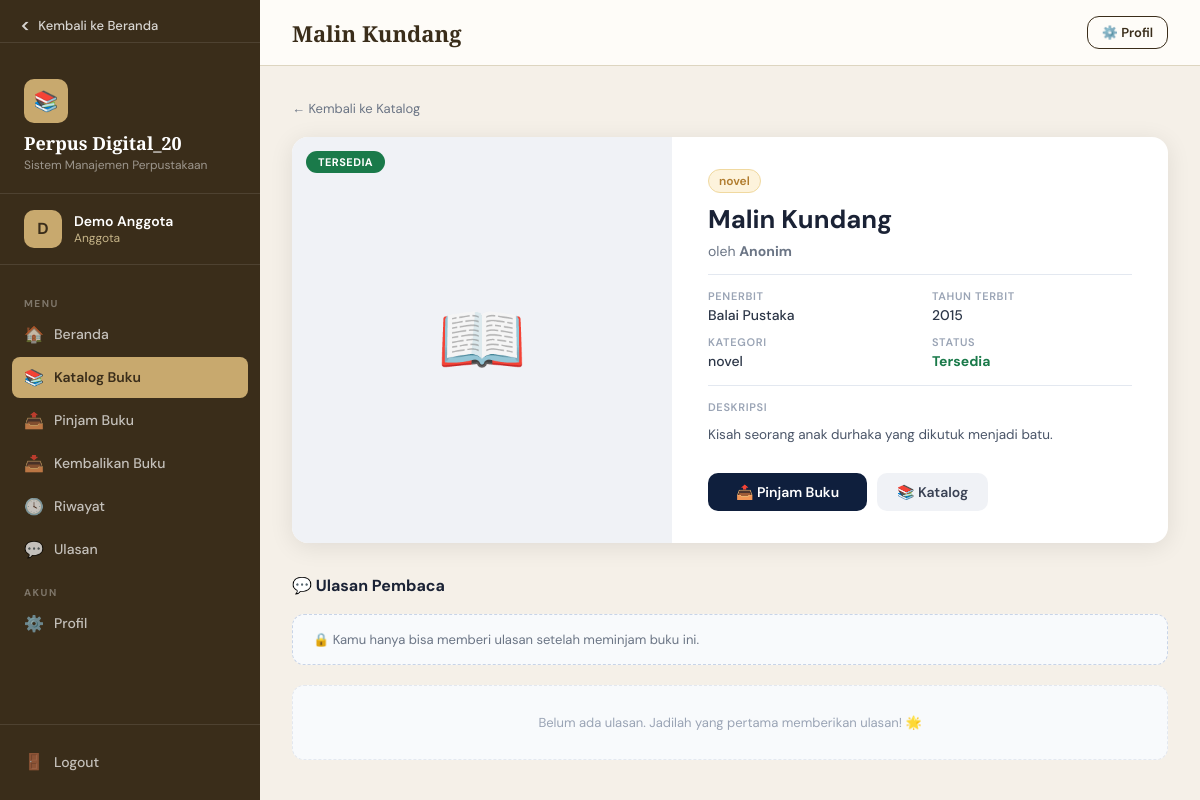
The page /perpus_20/anggota/detail.php?id=2 (signed in) on the database its author committed.
### tables this page shows
CREATE TABLE IF NOT EXISTS `buku` (
  `id_buku` int(11) NOT NULL AUTO_INCREMENT,
  `judul_buku` varchar(100) NOT NULL,
  `id_kategori` int(11) NOT NULL,
  `pengarang` varchar(100) NOT NULL,
  `penerbit` varchar(100) NOT NULL,
  `tahun_terbit` year(4) NOT NULL,
  `gambar_buku` longblob NOT NULL,
  `deskripsi_buku` text NOT NULL,
  `status` enum('tersedia','tidak') NOT NULL DEFAULT 'tersedia',
  PRIMARY KEY (`id_buku`),
  FOREIGN KEY (`id_kategori`) REFERENCES `kategori` (`id_kategori`) ON DELETE CASCADE ON UPDATE CASCADE
);

CREATE TABLE IF NOT EXISTS `kategori` (
  `id_kategori` int(11) NOT NULL AUTO_INCREMENT,
  `nama_kategori` varchar(100) NOT NULL,
  PRIMARY KEY (`id_kategori`)
);

### perpus_20/anggota/detail.php (the view, shortened to what this page needs)
<?php
$db         = getDB();
$id         = (int)($_GET['id'] ?? 0);
$id_anggota = $_SESSION['user_id'];
$stmt = $db->prepare("SELECT b.*, k.nama_kategori FROM buku b JOIN kategori k ON b.id_kategori=k.id_kategori WHERE b.id_buku=? LIMIT 1");
$stmt->bind_param('i', $id);
$stmt->execute();
$b = $stmt->get_result()->fetch_assoc();
$cek = $db->prepare("SELECT * FROM transaksi WHERE id_anggota=? AND id_buku=? AND status_transaksi='Peminjaman' LIMIT 1");
$cek->bind_param('ii', $id_anggota, $id);
$cek->execute();
$sudah_pinjam = $cek->get_result()->fetch_assoc();
$pernah = $db->prepare("SELECT * FROM transaksi WHERE id_anggota=? AND id_buku=? LIMIT 1");
$pernah->bind_param('ii', $id_anggota, $id);
$pernah->execute();
$pernah_pinjam = $pernah->get_result()->fetch_assoc();
$cek_ul = $db->prepare("SELECT * FROM ulasan_buku WHERE id_anggota=? AND id_buku=? LIMIT 1");
$cek_ul->bind_param('ii', $id_anggota, $id);
$cek_ul->execute();
$ulasan_saya = $cek_ul->get_result()->fetch_assoc();
$col_check  = $db->query("SHOW COLUMNS FROM ulasan_buku LIKE 'rating'");
$has_rating = $col_check->num_rows > 0;
$sel_rating = $has_rating ? "u.rating" : "5 as rating";
$ulasan_list = $db->query("
    SELECT u.id_ulasan, u.text, $sel_rating, u.id_anggota,
           a.nama_anggota, a.kelas
    FROM ulasan_buku u
    JOIN anggota a ON u.id_anggota = a.id_anggota
    WHERE u.id_buku = $id
    ORDER BY u.id_ulasan DESC
");
$pageTitle = htmlspecialchars($b['judul_buku']);
$activeNav = 'katalog';
$role      = 'Anggota';
include __DIR__ . '/../includes/layout.php';
?>
<div class="detail-wrap">
  <a href="katalog.php" class="back-link">← Kembali ke Katalog</a>
  <div class="detail-card">
    <div class="detail-cover">
      <?php
        $img_src = '';
      ?>
      <?php if ($img_src): ?>
        <img src="<?= htmlspecialchars($img_src) ?>" alt="cover">
      <?php else: ?> 📖 <?php endif ?>
      <span class="status-badge <?= $b['status']==='tersedia'?'status-tersedia':'status-dipinjam' ?>">
        <?= $b['status']==='tersedia' ? 'TERSEDIA' : 'DIPINJAM' ?>
      </span>
    </div>
    <div class="detail-info">
      <span class="detail-kategori"><?= htmlspecialchars($b['nama_kategori']) ?></span>
      <h1 class="detail-judul"><?= htmlspecialchars($b['judul_buku']) ?></h1>
      <p class="detail-pengarang">oleh <strong><?= htmlspecialchars($b['pengarang']) ?></strong></p>
      <hr class="detail-divider">
      <div class="detail-meta">
        <div class="meta-item"><label>Penerbit</label><span><?= htmlspecialchars($b['penerbit']?:'-') ?></span></div>
        <div class="meta-item"><label>Tahun Terbit</label><span><?= htmlspecialchars($b['tahun_terbit']?:'-') ?></span></div>
        <div class="meta-item"><label>Kategori</label><span><?= htmlspecialchars($b['nama_kategori']) ?></span></div>
        <div class="meta-item">
          <label>Status</label>
          <span style="color:<?= $b['status']==='tersedia'?'#1a7a4a':'#d93025' ?>;font-weight:700;">
            <?= $b['status']==='tersedia'?'Tersedia':'Tidak Tersedia' ?>
          </span>
        </div>
      </div>
      <?php if ($b['deskripsi_buku']): ?>
      <hr class="detail-divider">
      <div class="detail-deskripsi-label">Deskripsi</div>
      <div class="detail-deskripsi"><?= nl2br(htmlspecialchars($b['deskripsi_buku'])) ?></div>
      <?php endif ?>
      <div class="detail-actions">
        <?php if ($sudah_pinjam): ?>
          <span class="already-borrowed">⚠️ Kamu sudah meminjam buku ini</span>
        <?php elseif ($b['status']==='tersedia'): ?>
          <a href="pinjam.php?id=<?= $b['id_buku'] ?>" class="btn-pinjam">📤 Pinjam Buku</a>
        <?php else: ?>
          <button class="btn-disabled-d" disabled>Tidak Tersedia</button>
        <?php endif ?>
        <a href="katalog.php" class="btn-back">📚 Katalog</a>
      </div>
    </div>
  </div>
  <div class="ulasan-section">
    <div class="ulasan-header">
      <h3>💬 Ulasan Pembaca</h3>
    </div>
    <?php if ($pernah_pinjam): ?>
    <div class="ulasan-form">
      <h4><?= $ulasan_saya ? '✏️ Ulasan Kamu' : '✍️ Tulis Ulasan' ?></h4>
      <form method="POST">
        <input type="hidden" name="act_ulasan" value="<?= $ulasan_saya ? 'edit' : 'add' ?>">
        <div class="star-picker">
          <?php
            $cur = (int)($ulasan_saya['rating'] ?? 5);
            for ($i = 5; $i >= 1; $i--):
          ?>
          <input type="radio" name="rating" id="s<?= $i ?>" value="<?= $i ?>" <?= $cur==$i?'checked':'' ?>>
          <label for="s<?= $i ?>">★</label>
          <?php endfor ?>
        </div>
        <textarea name="text" placeholder="Bagaimana pendapatmu tentang buku ini?" required><?= htmlspecialchars($ulasan_saya['text'] ?? '') ?></textarea>
        <div class="form-actions">
          <button type="submit" class="btn-ul-submit">
            <?= $ulasan_saya ? '💾 Perbarui Ulasan' : '📨 Kirim Ulasan' ?>
          </button>
          <?php if ($ulasan_saya): ?>
          <button type="submit" name="act_ulasan" value="delete" class="btn-ul-delete"
            onclick="return confirm('Hapus ulasan ini?')">🗑️ Hapus</button>
          <?php endif ?>
        </div>
      </form>
    </div>
    <?php else: ?>
    <div class="locked-msg">
      🔒 Kamu hanya bisa memberi ulasan setelah meminjam buku ini.
    </div>
    <?php endif ?>
    <div class="ulasan-list">
      <?php if ($ulasan_list->num_rows === 0): ?>
        <div class="empty-ul">Belum ada ulasan. Jadilah yang pertama memberikan ulasan! 🌟</div>
      <?php endif ?>
    </div>
  </div>
</div>
<?php include __DIR__ . '/../includes/layout_footer.php' ?>

### perpus_20/includes/layout.php (shortened to what this page needs)
<?php
$role = $role ?? 'admin';
$baseRole = strtolower($role);
$userName = $_SESSION['nama'] ?? 'User';
$userLevel = $_SESSION['role'] ?? $role;
function navItem($href, $icon, $label, $activeNav, $current) {
    $active = ($activeNav === $current) ? ' active' : '';
    echo "<a href=\"{$href}\" class=\"nav-link{$active}\"><span class=\"nav-icon\">{$icon}</span>{$label}</a>";
}
?>
<!DOCTYPE html>
<html lang="id">
<head>
<link rel="stylesheet" href="<?= BASE_URL ?>/assets/css/style.css">
</head>
<body>
<div class="layout">
  <aside class="sidebar">
    <div class="sidebar-home">
      <a href="<?= BASE_URL ?>/index.php">
        <span class="home-icon"><</span>
        <span>Kembali ke Beranda</span>
      </a>
    </div>
    <div class="sidebar-brand">
      <div class="brand-icon">📚</div>
      <h2>Perpus Digital_20</h2>
      <p>Sistem Manajemen Perpustakaan</p>
    </div>
    <div class="sidebar-user">
      <div class="user-avatar"><?= strtoupper(substr($userName,0,1)) ?></div>
      <div class="user-info">
        <div class="name"><?= htmlspecialchars($userName) ?></div>
        <div class="role"><?= htmlspecialchars($userLevel) ?></div>
      </div>
    </div>
    <nav class="sidebar-nav">
      <?php if ($baseRole === 'admin' || $baseRole === 'petugas'): ?>
        <div class="nav-section-title">Menu Utama</div>
        <?php navItem(BASE_URL."/{$baseRole}/dashboard.php", '🏠', 'Dashboard', $activeNav, 'dashboard') ?>
        <?php if ($baseRole === 'admin'): ?>
          <?php navItem(BASE_URL."/{$baseRole}/pengguna.php", '👤', 'Pengguna', $activeNav, 'pengguna') ?>
        <?php endif ?>
        <?php navItem(BASE_URL."/{$baseRole}/anggota.php", '🎓', 'Anggota', $activeNav, 'anggota') ?>
        <div class="nav-section-title">Koleksi</div>
        <?php navItem(BASE_URL."/{$baseRole}/kategori.php", '🏷️', 'Kategori', $activeNav, 'kategori') ?>
        <?php navItem(BASE_URL."/{$baseRole}/buku.php", '📖', 'Buku', $activeNav, 'buku') ?>
        <div class="nav-section-title">Sirkulasi</div>
        <?php navItem(BASE_URL."/{$baseRole}/transaksi.php", '🔄', 'Transaksi', $activeNav, 'transaksi') ?>
        <?php navItem(BASE_URL."/{$baseRole}/denda.php", '💰', 'Denda', $activeNav, 'denda') ?>
        <?php navItem(BASE_URL."/{$baseRole}/laporan.php", '📊', 'Laporan', $activeNav, 'laporan') ?>
        <div class="nav-section-title">Akun</div>
        <?php navItem(BASE_URL."/{$baseRole}/profil.php", '⚙️', 'Profil Saya', $activeNav, 'profil') ?>
      <?php else: ?>
        <div class="nav-section-title">Menu</div>
        <?php navItem(BASE_URL."/anggota/dashboard.php", '🏠', 'Beranda', $activeNav, 'dashboard') ?>
        <div class="nav-section-title">Akun</div>
      <?php endif ?>
    </nav>
    <div class="sidebar-footer">
      <a href="<?= BASE_URL ?>/<?= $baseRole ?>/logout.php" class="nav-link">
        <span class="nav-icon">🚪</span>Logout
      </a>
    </div>
  </aside>
  <div class="main">
    <div class="topbar">
      <h1><?= htmlspecialchars($pageTitle ?? 'Dashboard') ?></h1>
      <div class="topbar-actions">
        <a href="<?= BASE_URL ?>/<?= $baseRole ?>/profil.php" class="btn btn-outline btn-sm">⚙️ Profil</a>
      </div>
    </div>
    <div class="content">

### perpus_20/assets/css/style.css (style rules this page uses)
:root { --primary: #3a2d1a; --primary-light: #5a452d; --accent: #c8a96e; --accent-light: #e8d5a3; --bg: #f5f0e8; --bg-white: #fefcf8; --text: #1a1a1a; --text-muted: #6b6b6b; --border: #ddd5c0; --danger: #c0392b; --danger-light: #fdeaea; --success: #27ae60; --success-light: #eafaf1; --warning: #e67e22; --warning-light: #fef9ee; --sidebar-w: 260px; --radius: 12px; --shadow: 0 2px 16px rgba(26,58,42,0.08); --shadow-md: 0 4px 24px rgba(26,58,42,0.12); }
* { box-sizing: border-box; margin: 0; padding: 0; }
body { font-family: 'DM Sans', sans-serif; background: var(--bg); color: var(--text); min-height: 100vh; font-size: 15px; }
.btn { display: inline-flex; align-items: center; gap: 8px; padding: 12px 20px; border: none; border-radius: var(--radius); font-family: 'DM Sans', sans-serif; font-size: 14px; font-weight: 600; cursor: pointer; transition: all .2s; text-decoration: none; white-space: nowrap; }
.btn-outline { background: transparent; color: var(--primary); border: 1.5px solid var(--primary); }
.btn-sm { padding: 7px 14px; font-size: 13px; }
.layout { display: flex; min-height: 100vh; }
.sidebar { width: var(--sidebar-w); background: var(--primary); min-height: 100vh; position: fixed; top: 0; left: 0; display: flex; flex-direction: column; z-index: 100; overflow-y: auto; }
.sidebar-brand { padding: 28px 24px 20px; border-bottom: 1px solid rgba(255,255,255,0.1); }
.sidebar-brand .brand-icon { width: 44px; height: 44px; background: var(--accent); border-radius: 10px; display: flex; align-items: center; justify-content: center; font-size: 20px; margin-bottom: 10px; }
.sidebar-brand h2 { font-family: 'Playfair Display', serif; color: white; font-size: 18px; font-weight: 700; line-height: 1.2; }
.sidebar-brand p { color: rgba(255,255,255,0.5); font-size: 12px; margin-top: 2px; }
.sidebar-user { padding: 16px 24px; border-bottom: 1px solid rgba(255,255,255,0.1); display: flex; align-items: center; gap: 12px; }
.user-avatar { width: 38px; height: 38px; background: var(--accent); border-radius: 10px; display: flex; align-items: center; justify-content: center; font-weight: 700; color: var(--primary); font-size: 16px; flex-shrink: 0; overflow: hidden; }
.user-info .name { color: white; font-size: 14px; font-weight: 600; }
.user-info .role { color: var(--accent-light); font-size: 12px; opacity: 0.8; }
.sidebar-nav { flex: 1; padding: 16px 12px; }
.nav-section-title { color: rgba(255,255,255,0.35); font-size: 10px; font-weight: 700; text-transform: uppercase; letter-spacing: 1.5px; padding: 8px 12px 4px; margin-top: 8px; }
.nav-link { display: flex; align-items: center; gap: 10px; padding: 10px 12px; border-radius: 8px; color: rgba(255,255,255,0.7); text-decoration: none; font-size: 14px; font-weight: 500; transition: all .15s; margin-bottom: 2px; }
.nav-link.active { background: var(--accent); color: var(--primary); font-weight: 600; }
.nav-link .nav-icon { font-size: 16px; width: 20px; text-align: center; }
.sidebar-footer { padding: 16px 12px; border-top: 1px solid rgba(255,255,255,0.1); }
.main { margin-left: var(--sidebar-w); flex: 1; display: flex; flex-direction: column; min-height: 100vh; }
.topbar { background: var(--bg-white); border-bottom: 1px solid var(--border); padding: 16px 32px; display: flex; align-items: center; justify-content: space-between; position: sticky; top: 0; z-index: 50; }
.topbar h1 { font-family: 'Playfair Display', serif; font-size: 22px; color: var(--primary); font-weight: 700; }
.topbar-actions { display: flex; align-items: center; gap: 12px; }
.content { padding: 32px; flex: 1; }

### perpus_20/includes/layout.php (style rules this page uses)
.sidebar-home { padding: 16px 20px 8px 20px; border-bottom: 1px solid rgba(255, 255, 255, 0.1); margin-bottom: 8px; }
.sidebar-home a { color: rgba(255,255,255,0.8); text-decoration: none; display: flex; align-items: center; gap: 8px; font-size: 13px; font-weight: 500; transition: all 0.2s; }
.sidebar-home .home-icon { font-size: 18px; font-weight: 600; line-height: 1; }

### rows shown on the page
buku: judul_buku "Malin Kundang", id_kategori.nama_kategori "novel", pengarang "Anonim", penerbit "Balai Pustaka", tahun_terbit "2015", deskripsi_buku "Kisah seorang anak durhaka yang dikutuk menjadi batu."

### other values the page prints
substr($userName,0,1) "D"
$userName "Demo Anggota"
$userLevel "Anggota"
$icon "🏠 📚 📤 📥 🕓 💬 ⚙️"
$label "Beranda Katalog Buku Pinjam Buku Kembalikan Buku Riwayat Ulasan Profil"
